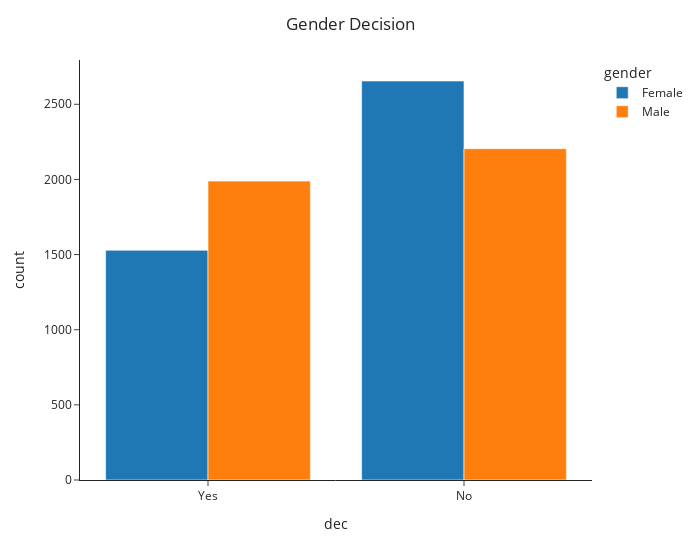

Write notebook code for a chart like this one.
### Code cell
fig_match = px.histogram(
    df, x="dec", color="gender", template="simple_white", width=700, barmode="group"
)
fig_match.update_layout(title_text="Gender Decision")
fig_match.update(layout=dict(title=dict(x=0.5)))
fig_match.show()

### Figure 1 — Plotly figure (JSON) as saved in the notebook; plotly's stock layout.template omitted (floating-point values rounded to 4 significant figures; data arrays with more than 128 entries replaced by an {"elided": "..."} marker saying what was removed)
{"data": [{"alignmentgroup": "True", "bingroup": "x", "hovertemplate": "gender=Female<br>dec=%{x}<br>count=%{y}<extra></extra>", "legendgroup": "Female", "marker": {"color": "#1F77B4", "pattern": {"shape": ""}}, "name": "Female", "offsetgroup": "Female", "orientation": "v", "showlegend": true, "type": "histogram", "x": {"elided": "4184 str values"}, "xaxis": "x", "yaxis": "y"}, {"alignmentgroup": "True", "bingroup": "x", "hovertemplate": "gender=Male<br>dec=%{x}<br>count=%{y}<extra></extra>", "legendgroup": "Male", "marker": {"color": "#FF7F0E", "pattern": {"shape": ""}}, "name": "Male", "offsetgroup": "Male", "orientation": "v", "showlegend": true, "type": "histogram", "x": {"elided": "4194 str values"}, "xaxis": "x", "yaxis": "y"}], "layout": {"barmode": "group", "legend": {"title": {"text": "gender"}, "tracegroupgap": 0}, "margin": {"t": 60}, "title": {"text": "Gender Decision", "x": 0.5}, "width": 700, "xaxis": {"anchor": "y", "domain": [0, 1], "title": {"text": "dec"}}, "yaxis": {"anchor": "x", "domain": [0, 1], "title": {"text": "count"}}}}
